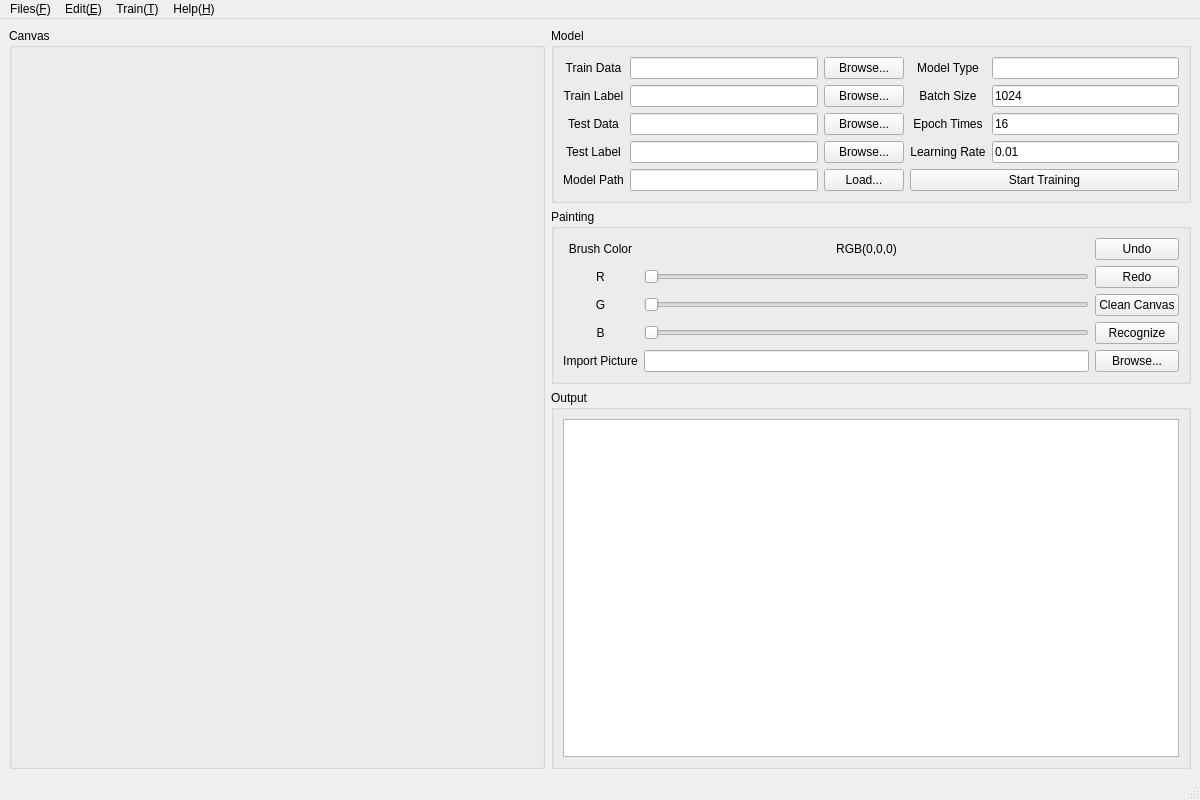
<?xml version="1.0" encoding="UTF-8"?>
<ui version="4.0">
 <class>GraphicsCore</class>
 <widget class="QMainWindow" name="GraphicsCore">
  <property name="geometry">
   <rect>
    <x>0</x>
    <y>0</y>
    <width>1200</width>
    <height>800</height>
   </rect>
  </property>
  <property name="minimumSize">
   <size>
    <width>1200</width>
    <height>800</height>
   </size>
  </property>
  <property name="windowTitle">
   <string>GraphicsCore</string>
  </property>
  <widget class="QWidget" name="centralwidget">
   <layout class="QGridLayout" name="gridLayout">
    <item row="1" column="2">
     <widget class="QGroupBox" name="groupBox_2">
      <property name="title">
       <string>Model</string>
      </property>
      <layout class="QGridLayout" name="gridLayout_3">
       <item row="5" column="0">
        <widget class="QLabel" name="label_test_label">
         <property name="text">
          <string>Test Label</string>
         </property>
         <property name="alignment">
          <set>Qt::AlignmentFlag::AlignCenter</set>
         </property>
        </widget>
       </item>
       <item row="7" column="2">
        <widget class="QPushButton" name="model_browse">
         <property name="text">
          <string>Load...</string>
         </property>
        </widget>
       </item>
       <item row="3" column="0">
        <widget class="QLabel" name="label_train_label">
         <property name="text">
          <string>Train Label</string>
         </property>
         <property name="alignment">
          <set>Qt::AlignmentFlag::AlignCenter</set>
         </property>
        </widget>
       </item>
       <item row="3" column="3">
        <widget class="QLabel" name="label_batch">
         <property name="text">
          <string>Batch Size</string>
         </property>
         <property name="alignment">
          <set>Qt::AlignmentFlag::AlignCenter</set>
         </property>
        </widget>
       </item>
       <item row="5" column="4">
        <widget class="QLineEdit" name="learning_rate">
         <property name="text">
          <string>0.01</string>
         </property>
        </widget>
       </item>
       <item row="4" column="1">
        <widget class="QLineEdit" name="test_data"/>
       </item>
       <item row="5" column="1">
        <widget class="QLineEdit" name="test_label"/>
       </item>
       <item row="2" column="0">
        <widget class="QLabel" name="label_train_data">
         <property name="text">
          <string>Train Data</string>
         </property>
         <property name="alignment">
          <set>Qt::AlignmentFlag::AlignCenter</set>
         </property>
        </widget>
       </item>
       <item row="4" column="2">
        <widget class="QPushButton" name="test_data_browse">
         <property name="text">
          <string>Browse...</string>
         </property>
        </widget>
       </item>
       <item row="3" column="2">
        <widget class="QPushButton" name="train_label_browse">
         <property name="text">
          <string>Browse...</string>
         </property>
        </widget>
       </item>
       <item row="7" column="1">
        <widget class="QLineEdit" name="model_path">
         <property name="readOnly">
          <bool>true</bool>
         </property>
        </widget>
       </item>
       <item row="7" column="0">
        <widget class="QLabel" name="lable_model_path">
         <property name="text">
          <string>Model Path</string>
         </property>
         <property name="alignment">
          <set>Qt::AlignmentFlag::AlignCenter</set>
         </property>
        </widget>
       </item>
       <item row="3" column="4">
        <widget class="QLineEdit" name="batch">
         <property name="text">
          <string>1024</string>
         </property>
        </widget>
       </item>
       <item row="2" column="2">
        <widget class="QPushButton" name="train_data_browse">
         <property name="text">
          <string>Browse...</string>
         </property>
        </widget>
       </item>
       <item row="3" column="1">
        <widget class="QLineEdit" name="train_label">
         <property name="readOnly">
          <bool>true</bool>
         </property>
        </widget>
       </item>
       <item row="4" column="0">
        <widget class="QLabel" name="label_test_data">
         <property name="text">
          <string>Test Data</string>
         </property>
         <property name="alignment">
          <set>Qt::AlignmentFlag::AlignCenter</set>
         </property>
        </widget>
       </item>
       <item row="2" column="1">
        <widget class="QLineEdit" name="train_data">
         <property name="readOnly">
          <bool>true</bool>
         </property>
        </widget>
       </item>
       <item row="5" column="3">
        <widget class="QLabel" name="label_learning_rate">
         <property name="text">
          <string>Learning Rate</string>
         </property>
         <property name="alignment">
          <set>Qt::AlignmentFlag::AlignCenter</set>
         </property>
        </widget>
       </item>
       <item row="2" column="3">
        <widget class="QLabel" name="lable_model_type">
         <property name="text">
          <string>Model Type</string>
         </property>
         <property name="alignment">
          <set>Qt::AlignmentFlag::AlignCenter</set>
         </property>
        </widget>
       </item>
       <item row="4" column="3">
        <widget class="QLabel" name="label_epoch">
         <property name="text">
          <string>Epoch Times</string>
         </property>
         <property name="alignment">
          <set>Qt::AlignmentFlag::AlignCenter</set>
         </property>
        </widget>
       </item>
       <item row="5" column="2">
        <widget class="QPushButton" name="test_label_browse">
         <property name="text">
          <string>Browse...</string>
         </property>
        </widget>
       </item>
       <item row="4" column="4">
        <widget class="QLineEdit" name="epoch">
         <property name="text">
          <string>16</string>
         </property>
        </widget>
       </item>
       <item row="7" column="3" colspan="2">
        <widget class="QPushButton" name="model_train">
         <property name="text">
          <string>Start Training</string>
         </property>
        </widget>
       </item>
       <item row="2" column="4">
        <widget class="QLineEdit" name="model_type">
         <property name="readOnly">
          <bool>true</bool>
         </property>
        </widget>
       </item>
      </layout>
     </widget>
    </item>
    <item row="3" column="2">
     <widget class="QGroupBox" name="groupBox_3">
      <property name="title">
       <string>Output</string>
      </property>
      <layout class="QGridLayout" name="gridLayout_6">
       <item row="1" column="1">
        <widget class="QTextEdit" name="output">
         <property name="readOnly">
          <bool>true</bool>
         </property>
        </widget>
       </item>
      </layout>
     </widget>
    </item>
    <item row="2" column="2">
     <widget class="QGroupBox" name="groupBox_4">
      <property name="title">
       <string>Painting</string>
      </property>
      <layout class="QGridLayout" name="gridLayout_5">
       <item row="6" column="3">
        <widget class="QPushButton" name="recognize">
         <property name="text">
          <string>Recognize</string>
         </property>
        </widget>
       </item>
       <item row="5" column="0">
        <widget class="QLabel" name="label_green">
         <property name="text">
          <string>G</string>
         </property>
         <property name="alignment">
          <set>Qt::AlignmentFlag::AlignCenter</set>
         </property>
        </widget>
       </item>
       <item row="5" column="2">
        <widget class="QSlider" name="green">
         <property name="maximum">
          <number>255</number>
         </property>
         <property name="pageStep">
          <number>16</number>
         </property>
         <property name="orientation">
          <enum>Qt::Orientation::Horizontal</enum>
         </property>
        </widget>
       </item>
       <item row="6" column="2">
        <widget class="QSlider" name="blue">
         <property name="maximum">
          <number>255</number>
         </property>
         <property name="pageStep">
          <number>16</number>
         </property>
         <property name="value">
          <number>0</number>
         </property>
         <property name="orientation">
          <enum>Qt::Orientation::Horizontal</enum>
         </property>
        </widget>
       </item>
       <item row="4" column="3">
        <widget class="QPushButton" name="redo">
         <property name="text">
          <string>Redo</string>
         </property>
        </widget>
       </item>
       <item row="2" column="2">
        <widget class="QLabel" name="label_brush_color">
         <property name="text">
          <string>RGB(0,0,0)</string>
         </property>
         <property name="alignment">
          <set>Qt::AlignmentFlag::AlignCenter</set>
         </property>
        </widget>
       </item>
       <item row="2" column="3">
        <widget class="QPushButton" name="undo">
         <property name="text">
          <string>Undo</string>
         </property>
        </widget>
       </item>
       <item row="8" column="2">
        <widget class="QLineEdit" name="picture_path">
         <property name="readOnly">
          <bool>true</bool>
         </property>
        </widget>
       </item>
       <item row="6" column="0">
        <widget class="QLabel" name="label_blue">
         <property name="text">
          <string>B</string>
         </property>
         <property name="alignment">
          <set>Qt::AlignmentFlag::AlignCenter</set>
         </property>
        </widget>
       </item>
       <item row="4" column="0">
        <widget class="QLabel" name="label_red">
         <property name="text">
          <string>R</string>
         </property>
         <property name="alignment">
          <set>Qt::AlignmentFlag::AlignCenter</set>
         </property>
        </widget>
       </item>
       <item row="4" column="2">
        <widget class="QSlider" name="red">
         <property name="maximum">
          <number>255</number>
         </property>
         <property name="pageStep">
          <number>16</number>
         </property>
         <property name="orientation">
          <enum>Qt::Orientation::Horizontal</enum>
         </property>
        </widget>
       </item>
       <item row="8" column="3">
        <widget class="QPushButton" name="picture_browse">
         <property name="text">
          <string>Browse...</string>
         </property>
        </widget>
       </item>
       <item row="2" column="0">
        <widget class="QLabel" name="brush_color">
         <property name="text">
          <string>Brush Color</string>
         </property>
         <property name="alignment">
          <set>Qt::AlignmentFlag::AlignCenter</set>
         </property>
        </widget>
       </item>
       <item row="5" column="3">
        <widget class="QPushButton" name="clean">
         <property name="text">
          <string>Clean Canvas</string>
         </property>
        </widget>
       </item>
       <item row="8" column="0">
        <widget class="QLabel" name="label_import_picture">
         <property name="text">
          <string>Import Picture</string>
         </property>
         <property name="alignment">
          <set>Qt::AlignmentFlag::AlignCenter</set>
         </property>
        </widget>
       </item>
      </layout>
     </widget>
    </item>
    <item row="1" column="1" rowspan="3">
     <widget class="QGroupBox" name="groupBox">
      <property name="title">
       <string>Canvas</string>
      </property>
      <layout class="QGridLayout" name="gridLayout_2">
       <item row="1" column="0">
        <widget class="QWidget" name="canvas" native="true">
         <property name="minimumSize">
          <size>
           <width>512</width>
           <height>640</height>
          </size>
         </property>
         <property name="maximumSize">
          <size>
           <width>512</width>
           <height>640</height>
          </size>
         </property>
        </widget>
       </item>
      </layout>
     </widget>
    </item>
   </layout>
  </widget>
  <widget class="QMenuBar" name="menubar">
   <property name="geometry">
    <rect>
     <x>0</x>
     <y>0</y>
     <width>1200</width>
     <height>25</height>
    </rect>
   </property>
   <widget class="QMenu" name="menu_file">
    <property name="title">
     <string>Files(&amp;F)</string>
    </property>
    <addaction name="action_new_model"/>
    <addaction name="action_open_model"/>
    <addaction name="action_save_as"/>
    <addaction name="separator"/>
    <addaction name="action_import_picture"/>
    <addaction name="action_export"/>
    <addaction name="separator"/>
    <addaction name="action_close"/>
   </widget>
   <widget class="QMenu" name="menu_train">
    <property name="title">
     <string>Train(&amp;T)</string>
    </property>
    <addaction name="action_train_simple"/>
    <addaction name="action_train_detailed"/>
    <addaction name="action_stop_train"/>
    <addaction name="separator"/>
    <addaction name="action_save"/>
   </widget>
   <widget class="QMenu" name="menu_help">
    <property name="title">
     <string>Help(&amp;H)</string>
    </property>
    <widget class="QMenu" name="menu_language">
     <property name="title">
      <string>Language(&amp;L)</string>
     </property>
     <property name="icon">
      <iconset theme="QIcon::ThemeIcon::NetworkOffline"/>
     </property>
     <addaction name="action_en_US"/>
     <addaction name="action_zh_CN"/>
     <addaction name="action_zh_TW"/>
     <addaction name="action_en_UK"/>
     <addaction name="action_fr_FR"/>
     <addaction name="action_ja_JP"/>
     <addaction name="action_de_DE"/>
     <addaction name="action_ru_RU"/>
     <addaction name="action_ko_KR"/>
     <addaction name="action_es_ES"/>
     <addaction name="action_pt_BR"/>
    </widget>
    <addaction name="action_help"/>
    <addaction name="separator"/>
    <addaction name="action_about"/>
    <addaction name="menu_language"/>
   </widget>
   <widget class="QMenu" name="menu_edit">
    <property name="title">
     <string>Edit(&amp;E)</string>
    </property>
    <addaction name="action_undo"/>
    <addaction name="action_redo"/>
    <addaction name="action_clean"/>
    <addaction name="action_clear"/>
    <addaction name="separator"/>
    <addaction name="action_recognize"/>
    <addaction name="action_clear_output"/>
   </widget>
   <addaction name="menu_file"/>
   <addaction name="menu_edit"/>
   <addaction name="menu_train"/>
   <addaction name="menu_help"/>
  </widget>
  <widget class="QStatusBar" name="statusbar"/>
  <action name="action_new_model">
   <property name="icon">
    <iconset theme="QIcon::ThemeIcon::FolderNew"/>
   </property>
   <property name="text">
    <string>New Model</string>
   </property>
   <property name="shortcut">
    <string>Ctrl+N</string>
   </property>
  </action>
  <action name="action_open_model">
   <property name="icon">
    <iconset theme="QIcon::ThemeIcon::DocumentOpen"/>
   </property>
   <property name="text">
    <string>Open Model</string>
   </property>
   <property name="shortcut">
    <string>Ctrl+O</string>
   </property>
  </action>
  <action name="action_import_picture">
   <property name="icon">
    <iconset theme="QIcon::ThemeIcon::DocumentSend"/>
   </property>
   <property name="text">
    <string>Import Picture</string>
   </property>
  </action>
  <action name="action_train_detailed">
   <property name="icon">
    <iconset theme="QIcon::ThemeIcon::AudioVolumeMedium"/>
   </property>
   <property name="text">
    <string>Train (Detailed)</string>
   </property>
  </action>
  <action name="action_train_simple">
   <property name="icon">
    <iconset theme="QIcon::ThemeIcon::AudioVolumeLow"/>
   </property>
   <property name="text">
    <string>Train (Simple)</string>
   </property>
  </action>
  <action name="action_about">
   <property name="icon">
    <iconset theme="QIcon::ThemeIcon::HelpAbout"/>
   </property>
   <property name="text">
    <string>About</string>
   </property>
  </action>
  <action name="action_undo">
   <property name="icon">
    <iconset theme="QIcon::ThemeIcon::EditUndo"/>
   </property>
   <property name="text">
    <string>Undo</string>
   </property>
   <property name="shortcut">
    <string>Ctrl+Z</string>
   </property>
  </action>
  <action name="action_redo">
   <property name="icon">
    <iconset theme="QIcon::ThemeIcon::EditRedo"/>
   </property>
   <property name="text">
    <string>Redo</string>
   </property>
   <property name="shortcut">
    <string>Ctrl+Shift+Z</string>
   </property>
  </action>
  <action name="action_clean">
   <property name="icon">
    <iconset theme="QIcon::ThemeIcon::DocumentNew"/>
   </property>
   <property name="text">
    <string>Clean Canvas</string>
   </property>
  </action>
  <action name="action_recognize">
   <property name="icon">
    <iconset theme="QIcon::ThemeIcon::Scanner"/>
   </property>
   <property name="text">
    <string>Recognize</string>
   </property>
  </action>
  <action name="action_clear">
   <property name="icon">
    <iconset theme="QIcon::ThemeIcon::EditDelete"/>
   </property>
   <property name="text">
    <string>Clear Buffer</string>
   </property>
  </action>
  <action name="action_export">
   <property name="icon">
    <iconset theme="QIcon::ThemeIcon::DocumentPrint"/>
   </property>
   <property name="text">
    <string>Export Recognized Items</string>
   </property>
  </action>
  <action name="action_close">
   <property name="icon">
    <iconset theme="QIcon::ThemeIcon::ApplicationExit"/>
   </property>
   <property name="text">
    <string>Close</string>
   </property>
   <property name="shortcut">
    <string>Ctrl+Q</string>
   </property>
  </action>
  <action name="action_stop_train">
   <property name="icon">
    <iconset theme="QIcon::ThemeIcon::AudioVolumeMuted"/>
   </property>
   <property name="text">
    <string>Stop Training</string>
   </property>
  </action>
  <action name="action_save">
   <property name="icon">
    <iconset theme="QIcon::ThemeIcon::DocumentSave"/>
   </property>
   <property name="text">
    <string>Save Configurations</string>
   </property>
   <property name="shortcut">
    <string>Ctrl+S</string>
   </property>
  </action>
  <action name="action_clear_output">
   <property name="icon">
    <iconset theme="QIcon::ThemeIcon::EditClear"/>
   </property>
   <property name="text">
    <string>Clear Output</string>
   </property>
  </action>
  <action name="action_help">
   <property name="icon">
    <iconset theme="QIcon::ThemeIcon::HelpFaq"/>
   </property>
   <property name="text">
    <string>Help</string>
   </property>
  </action>
  <action name="action_save_as">
   <property name="icon">
    <iconset theme="QIcon::ThemeIcon::DocumentSaveAs"/>
   </property>
   <property name="text">
    <string>Save As</string>
   </property>
  </action>
  <action name="action_en_US">
   <property name="icon">
    <iconset theme="QIcon::ThemeIcon::FormatJustifyCenter"/>
   </property>
   <property name="text">
    <string>American English (en_US)</string>
   </property>
  </action>
  <action name="action_zh_CN">
   <property name="icon">
    <iconset theme="QIcon::ThemeIcon::FormatJustifyCenter"/>
   </property>
   <property name="text">
    <string>Simplified Chinese (zh_CN)</string>
   </property>
  </action>
  <action name="action_zh_TW">
   <property name="icon">
    <iconset theme="QIcon::ThemeIcon::FormatJustifyCenter"/>
   </property>
   <property name="text">
    <string>Traditional Chinese (zh_TW)</string>
   </property>
  </action>
  <action name="action_en_UK">
   <property name="icon">
    <iconset theme="QIcon::ThemeIcon::FormatJustifyCenter"/>
   </property>
   <property name="text">
    <string>British English (en_UK)</string>
   </property>
  </action>
  <action name="action_fr_FR">
   <property name="icon">
    <iconset theme="QIcon::ThemeIcon::FormatJustifyCenter"/>
   </property>
   <property name="text">
    <string>French (fr_FR)</string>
   </property>
  </action>
  <action name="action_ja_JP">
   <property name="icon">
    <iconset theme="QIcon::ThemeIcon::FormatJustifyCenter"/>
   </property>
   <property name="text">
    <string>Japanese (ja_JP)</string>
   </property>
  </action>
  <action name="action_de_DE">
   <property name="icon">
    <iconset theme="QIcon::ThemeIcon::FormatJustifyCenter"/>
   </property>
   <property name="text">
    <string>German (de_DE)</string>
   </property>
  </action>
  <action name="action_ru_RU">
   <property name="icon">
    <iconset theme="QIcon::ThemeIcon::FormatJustifyCenter"/>
   </property>
   <property name="text">
    <string>Russian (ru_RU)</string>
   </property>
  </action>
  <action name="action_ko_KR">
   <property name="icon">
    <iconset theme="QIcon::ThemeIcon::FormatJustifyCenter"/>
   </property>
   <property name="text">
    <string>Korean (ko_KR)</string>
   </property>
  </action>
  <action name="action_es_ES">
   <property name="icon">
    <iconset theme="QIcon::ThemeIcon::FormatJustifyCenter"/>
   </property>
   <property name="text">
    <string>Spanish (es_ES)</string>
   </property>
  </action>
  <action name="action_pt_BR">
   <property name="icon">
    <iconset theme="QIcon::ThemeIcon::FormatJustifyCenter"/>
   </property>
   <property name="text">
    <string>Portuguese (pt_BR)</string>
   </property>
  </action>
 </widget>
 <resources/>
 <connections/>
</ui>
